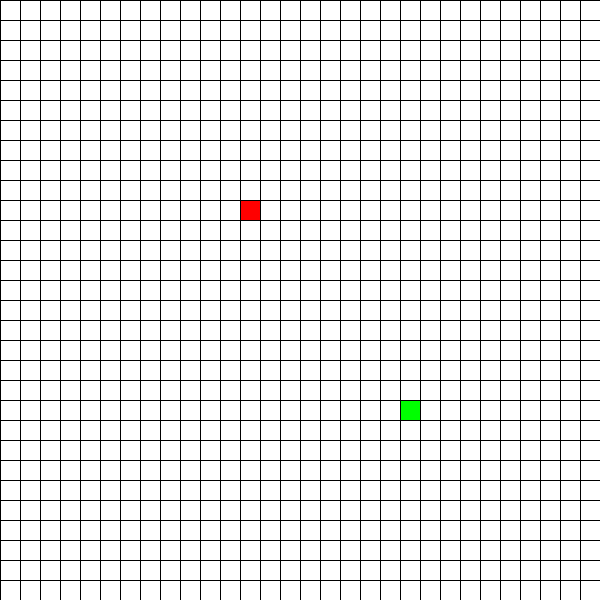
Frame 1 (no input)
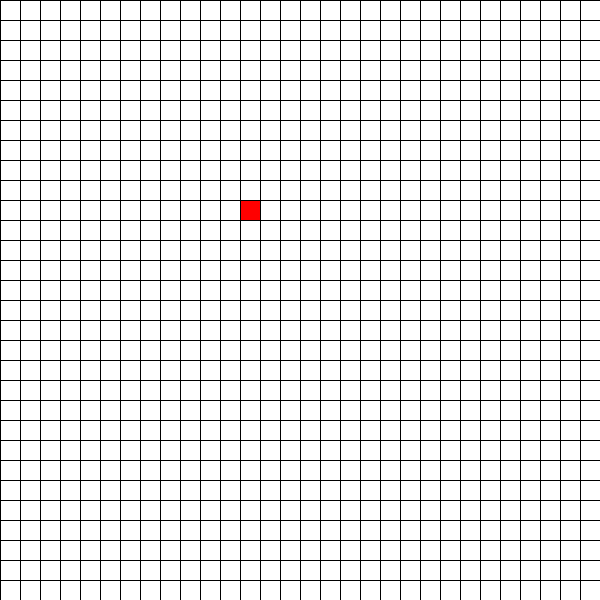
Frame 60 (the mouse pressed at the canvas centre just before this capture)
Frame 120 (the mouse held since frame 60 and released just before this capture): identical to frame 60, image omitted

The Processing sketch that drew these frames (run headless with seeded random() and noise(); from frame 60 on, the mouse is pressed at the canvas centre):

// Processing sketch: Richie_Chin_Snake_Game_Final_Project
// ── Richie_Chin_Snake_Game_Final_Project.pde
int w = 50;
int h = 50;
int gbs = 20; //gbs = grid block size
int snakeSize;
int xSpeed;
int ySpeed;
color snakeColor = color(0, 255, 0);
Board myBoard;
Snake mySnake;
Apples theseApples;

void setup() {
  size(600, 600);
  myBoard = new Board();
  mySnake = new Snake();
  theseApples = new Apples();
}

void draw() {
  background(255);
  myBoard.drawBoard();
  mySnake.snake();
  theseApples.apple();
}
// ── Apples.pde
class Apples {
 int appleX = 12;
 int appleY = 10;
 
 void apple() {
  fill(255,0,0);
  rect(appleX * gbs, appleY * gbs, gbs, gbs);
 }
  
  
}
// ── Board.pde
class Board {

  void drawBoard() {
    for (int j =0; j < w; j++) {
      line(j*gbs, 0, j*gbs, height);
    }
    for (int i = 0; i < h; i++) {
      line(0, i*gbs, width, i*gbs);
    }
  }
}
// ── Snake.pde
class Snake {
  int snakeSize;
  int xSpeed;
  int ySpeed;
  int appleX = 15;
  int appleY = 30;
  color snakeColor = color(0, 255, 0);
  color appleColor = color(255, 0, 0);
  int timeMove = 100;
  int timeInc = 100;
  int dir = 2;
  int newDir;

  ArrayList<Integer> Snakex = new ArrayList<Integer>();
  ArrayList<Integer> Snakey = new ArrayList<Integer>();

  int[] xDir = {0, 0, 1, -1};
  int[] yDir = {1, -1, 0, 0};

  Snake() {
    Snakex.add(20);
    Snakey.add(20);
  }

  void snake() {
    for (int i = 0; i < Snakex.size(); i++) {
      fill(snakeColor);
      rect(Snakex.get(i)*gbs, Snakey.get(i)*gbs, gbs, gbs);
    }

    if (millis() >= timeMove) {    
      Snakex.add(0, Snakex.get(0) + xDir[dir]);
      Snakey.add(0, Snakey.get(0) + yDir[dir]);
      Snakex.remove(Snakex.size()-1);
      Snakey.remove(Snakey.size()-1);
      timeMove = timeMove + timeInc;
    }
    
    //if (Snakex.size() >= w || Snakex.size() <= 0 || Snakey.size() <= 0 || Snakey.size() >= h) {
    //}

fill(255,0,0);
rect(appleX * gbs, appleY * gbs, gbs, gbs);

    keyPressed(); 
    {
      if (key == 's') {
        dir = 0;
      }

      if (key == 'w') {
        dir = 1;
      }

      if (key == 'd') {
        dir = 2;
      }

      if (key == 'a') {
        dir = 3;
      }
    }
  }
}
